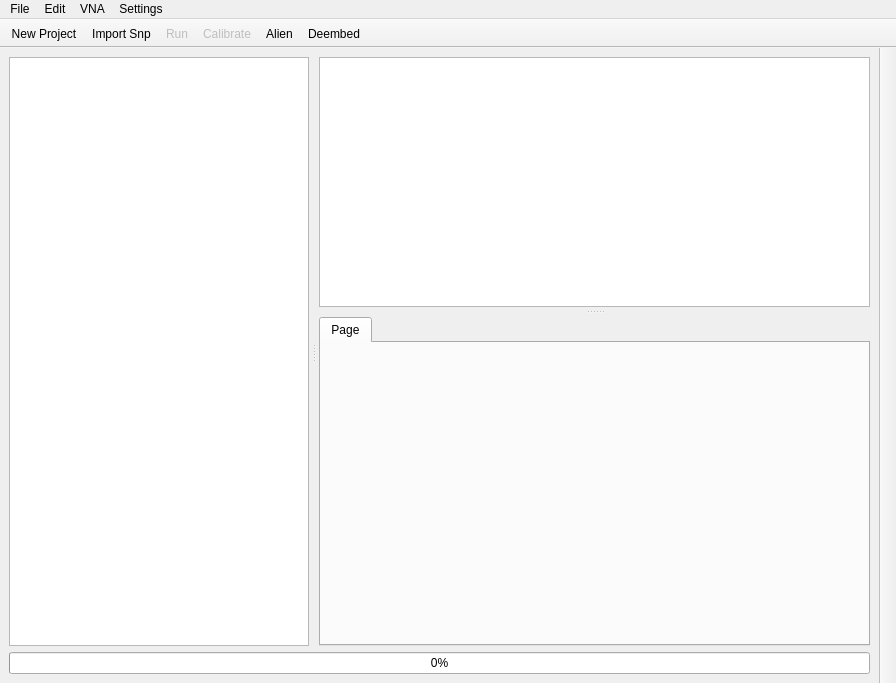
<?xml version="1.0" encoding="UTF-8"?>
<ui version="4.0">
 <class>MainWindow</class>
 <widget class="QMainWindow" name="MainWindow">
  <property name="geometry">
   <rect>
    <x>0</x>
    <y>0</y>
    <width>896</width>
    <height>683</height>
   </rect>
  </property>
  <property name="minimumSize">
   <size>
    <width>896</width>
    <height>683</height>
   </size>
  </property>
  <property name="windowTitle">
   <string>Belden Network Analyzer Software </string>
  </property>
  <property name="windowOpacity">
   <double>42.000000000000000</double>
  </property>
  <property name="unifiedTitleAndToolBarOnMac">
   <bool>false</bool>
  </property>
  <widget class="QWidget" name="centralwidget">
   <layout class="QHBoxLayout" name="horizontalLayout_3">
    <item>
     <layout class="QVBoxLayout" name="verticalLayout_4">
      <item>
       <widget class="QSplitter" name="splitter_2">
        <property name="cursor">
         <cursorShape>ArrowCursor</cursorShape>
        </property>
        <property name="orientation">
         <enum>Qt::Horizontal</enum>
        </property>
        <property name="opaqueResize">
         <bool>true</bool>
        </property>
        <property name="handleWidth">
         <number>10</number>
        </property>
        <property name="childrenCollapsible">
         <bool>false</bool>
        </property>
        <widget class="QTableWidget" name="sampleTable">
         <property name="sizePolicy">
          <sizepolicy hsizetype="Ignored" vsizetype="Expanding">
           <horstretch>1</horstretch>
           <verstretch>0</verstretch>
          </sizepolicy>
         </property>
         <property name="minimumSize">
          <size>
           <width>50</width>
           <height>507</height>
          </size>
         </property>
         <property name="maximumSize">
          <size>
           <width>300</width>
           <height>16777215</height>
          </size>
         </property>
         <property name="alternatingRowColors">
          <bool>true</bool>
         </property>
         <property name="selectionBehavior">
          <enum>QAbstractItemView::SelectRows</enum>
         </property>
         <attribute name="horizontalHeaderVisible">
          <bool>true</bool>
         </attribute>
         <attribute name="verticalHeaderVisible">
          <bool>false</bool>
         </attribute>
        </widget>
        <widget class="QWidget" name="verticalLayoutWidget">
         <layout class="QVBoxLayout" name="verticalLayout_3">
          <item>
           <widget class="QSplitter" name="splitter">
            <property name="cursor">
             <cursorShape>ArrowCursor</cursorShape>
            </property>
            <property name="orientation">
             <enum>Qt::Vertical</enum>
            </property>
            <property name="opaqueResize">
             <bool>true</bool>
            </property>
            <property name="handleWidth">
             <number>10</number>
            </property>
            <property name="childrenCollapsible">
             <bool>false</bool>
            </property>
            <widget class="Canvas" name="graphicsView">
             <property name="sizePolicy">
              <sizepolicy hsizetype="Expanding" vsizetype="Preferred">
               <horstretch>0</horstretch>
               <verstretch>0</verstretch>
              </sizepolicy>
             </property>
             <property name="minimumSize">
              <size>
               <width>0</width>
               <height>250</height>
              </size>
             </property>
             <property name="autoFillBackground">
              <bool>true</bool>
             </property>
            </widget>
            <widget class="QTabWidget" name="param_tabs">
             <property name="sizePolicy">
              <sizepolicy hsizetype="Expanding" vsizetype="Expanding">
               <horstretch>0</horstretch>
               <verstretch>100</verstretch>
              </sizepolicy>
             </property>
             <widget class="QWidget" name="tab">
              <attribute name="title">
               <string>Page</string>
              </attribute>
             </widget>
            </widget>
           </widget>
          </item>
         </layout>
        </widget>
       </widget>
      </item>
      <item>
       <widget class="QProgressBar" name="progressBar">
        <property name="value">
         <number>0</number>
        </property>
        <property name="textVisible">
         <bool>true</bool>
        </property>
       </widget>
      </item>
     </layout>
    </item>
   </layout>
  </widget>
  <widget class="QToolBar" name="toolBar2">
   <property name="windowTitle">
    <string>toolBar</string>
   </property>
   <property name="movable">
    <bool>false</bool>
   </property>
   <attribute name="toolBarArea">
    <enum>RightToolBarArea</enum>
   </attribute>
   <attribute name="toolBarBreak">
    <bool>false</bool>
   </attribute>
  </widget>
  <widget class="QToolBar" name="toolBar">
   <property name="enabled">
    <bool>true</bool>
   </property>
   <property name="font">
    <font>
     <strikeout>false</strikeout>
    </font>
   </property>
   <property name="windowTitle">
    <string>toolBar_2</string>
   </property>
   <property name="movable">
    <bool>false</bool>
   </property>
   <property name="floatable">
    <bool>true</bool>
   </property>
   <attribute name="toolBarArea">
    <enum>TopToolBarArea</enum>
   </attribute>
   <attribute name="toolBarBreak">
    <bool>false</bool>
   </attribute>
   <addaction name="actionNew_Project"/>
   <addaction name="actionToolbar_Import_SnP"/>
   <addaction name="actionRun"/>
   <addaction name="actionCalibrate_2"/>
   <addaction name="actionAlien"/>
   <addaction name="actionDeembed"/>
  </widget>
  <widget class="QMenuBar" name="menuBar">
   <property name="geometry">
    <rect>
     <x>0</x>
     <y>0</y>
     <width>896</width>
     <height>22</height>
    </rect>
   </property>
   <widget class="QMenu" name="menuFile">
    <property name="title">
     <string>File</string>
    </property>
    <addaction name="actionImport_Project"/>
    <addaction name="actionImport_SnP"/>
    <addaction name="separator"/>
    <addaction name="actionSave_Project"/>
    <addaction name="separator"/>
    <addaction name="actionExport_Excel"/>
    <addaction name="actionGenerate_Report"/>
    <addaction name="separator"/>
    <addaction name="actionExit"/>
    <addaction name="separator"/>
   </widget>
   <widget class="QMenu" name="menuEdit">
    <property name="title">
     <string>Edit</string>
    </property>
    <addaction name="actionCut"/>
    <addaction name="actionCopy"/>
    <addaction name="actionPaste"/>
    <addaction name="actionDelete"/>
    <addaction name="separator"/>
    <addaction name="actionUndo"/>
    <addaction name="actionRedo"/>
    <addaction name="separator"/>
    <addaction name="actionSelect_All"/>
    <addaction name="separator"/>
    <addaction name="actionFind"/>
   </widget>
   <widget class="QMenu" name="menuSettings">
    <property name="title">
     <string>Settings</string>
    </property>
    <addaction name="actionConfigure_Test"/>
    <addaction name="actionConfigure_Reports"/>
    <addaction name="separator"/>
    <addaction name="actionTest"/>
   </widget>
   <widget class="QMenu" name="menuVNA">
    <property name="title">
     <string>VNA</string>
    </property>
    <addaction name="actionConnect"/>
    <addaction name="actionDisconnect"/>
    <addaction name="separator"/>
    <addaction name="actionMeasure"/>
    <addaction name="actionCalibrate"/>
    <addaction name="separator"/>
    <addaction name="actionWho_am_I"/>
   </widget>
   <addaction name="menuFile"/>
   <addaction name="menuEdit"/>
   <addaction name="menuVNA"/>
   <addaction name="menuSettings"/>
  </widget>
  <action name="actionImport_SnP">
   <property name="text">
    <string>Import SnP</string>
   </property>
  </action>
  <action name="actionImport_Project">
   <property name="checkable">
    <bool>false</bool>
   </property>
   <property name="checked">
    <bool>false</bool>
   </property>
   <property name="text">
    <string>Import Project</string>
   </property>
  </action>
  <action name="actionSave_Project">
   <property name="text">
    <string>Save Project</string>
   </property>
  </action>
  <action name="actionExport_Excel">
   <property name="text">
    <string>Export Excel</string>
   </property>
  </action>
  <action name="actionGenerate_Report">
   <property name="text">
    <string>Generate Report</string>
   </property>
  </action>
  <action name="actionExit">
   <property name="text">
    <string>Exit</string>
   </property>
  </action>
  <action name="actionCut">
   <property name="text">
    <string>Cut</string>
   </property>
  </action>
  <action name="actionCopy">
   <property name="text">
    <string>Copy</string>
   </property>
  </action>
  <action name="actionPaste">
   <property name="text">
    <string>Paste</string>
   </property>
  </action>
  <action name="actionDelete">
   <property name="text">
    <string>Delete</string>
   </property>
  </action>
  <action name="actionUndo">
   <property name="text">
    <string>Undo</string>
   </property>
  </action>
  <action name="actionRedo">
   <property name="text">
    <string>Redo</string>
   </property>
  </action>
  <action name="actionFind">
   <property name="text">
    <string>Find</string>
   </property>
  </action>
  <action name="actionSelect_All">
   <property name="text">
    <string>Select All</string>
   </property>
  </action>
  <action name="actionConfigure_Test">
   <property name="text">
    <string>Configure Test</string>
   </property>
  </action>
  <action name="actionConnect_to_VNA">
   <property name="text">
    <string>Connect</string>
   </property>
  </action>
  <action name="actionConfigure_Reports">
   <property name="text">
    <string>Configure Reports</string>
   </property>
  </action>
  <action name="actionAbout">
   <property name="text">
    <string>About</string>
   </property>
  </action>
  <action name="actionTest">
   <property name="text">
    <string>Test</string>
   </property>
  </action>
  <action name="actionToolbar_Import_SnP">
   <property name="checkable">
    <bool>false</bool>
   </property>
   <property name="icon">
    <iconset resource="../images.qrc">
     <normaloff>:/Pictures/Icons/ImportFIle2.png</normaloff>:/Pictures/Icons/ImportFIle2.png</iconset>
   </property>
   <property name="text">
    <string>Import Snp</string>
   </property>
   <property name="toolTip">
    <string>Import SnP file</string>
   </property>
  </action>
  <action name="actionNew_Project">
   <property name="checkable">
    <bool>false</bool>
   </property>
   <property name="icon">
    <iconset resource="../images.qrc">
     <normaloff>:/Pictures/Icons/newProject.png</normaloff>:/Pictures/Icons/newProject.png</iconset>
   </property>
   <property name="text">
    <string>New Project</string>
   </property>
   <property name="toolTip">
    <string>Create New Project</string>
   </property>
  </action>
  <action name="actionConnect">
   <property name="text">
    <string>Connect</string>
   </property>
  </action>
  <action name="actionWho_am_I">
   <property name="enabled">
    <bool>false</bool>
   </property>
   <property name="text">
    <string>Who am I ?</string>
   </property>
  </action>
  <action name="actionMeasure">
   <property name="enabled">
    <bool>false</bool>
   </property>
   <property name="text">
    <string>Measure</string>
   </property>
  </action>
  <action name="actionCalibrate">
   <property name="enabled">
    <bool>false</bool>
   </property>
   <property name="text">
    <string>Calibrate</string>
   </property>
  </action>
  <action name="actionDisconnect">
   <property name="enabled">
    <bool>false</bool>
   </property>
   <property name="text">
    <string>Disconnect</string>
   </property>
  </action>
  <action name="actionRun">
   <property name="enabled">
    <bool>false</bool>
   </property>
   <property name="icon">
    <iconset resource="../images.qrc">
     <normaloff>:/Pictures/Icons/Run.png</normaloff>
     <disabledoff>:/Pictures/Icons/Run_disabled.png</disabledoff>
     <disabledon>:/Pictures/Icons/Run_disabled.png</disabledon>:/Pictures/Icons/Run.png</iconset>
   </property>
   <property name="text">
    <string>Run</string>
   </property>
  </action>
  <action name="actionCalibrate_2">
   <property name="enabled">
    <bool>false</bool>
   </property>
   <property name="icon">
    <iconset resource="../images.qrc">
     <normaloff>:/Pictures/Icons/calibrate.png</normaloff>
     <disabledoff>:/Pictures/Icons/calibrate_disabled.png</disabledoff>
     <disabledon>:/Pictures/Icons/calibrate_disabled.png</disabledon>:/Pictures/Icons/calibrate.png</iconset>
   </property>
   <property name="text">
    <string>Calibrate</string>
   </property>
  </action>
  <action name="actionAlien">
   <property name="icon">
    <iconset resource="../images.qrc">
     <normaloff>:/Pictures/Icons/alien.png</normaloff>:/Pictures/Icons/alien.png</iconset>
   </property>
   <property name="text">
    <string>Alien</string>
   </property>
   <property name="toolTip">
    <string>Alien</string>
   </property>
  </action>
  <action name="actionDeembed">
   <property name="icon">
    <iconset resource="../images.qrc">
     <normaloff>:/Pictures/Icons/deembed.png</normaloff>:/Pictures/Icons/deembed.png</iconset>
   </property>
   <property name="text">
    <string>Deembed</string>
   </property>
   <property name="toolTip">
    <string>Deembed</string>
   </property>
  </action>
 </widget>
 <customwidgets>
  <customwidget>
   <class>Canvas</class>
   <extends>QGraphicsView</extends>
   <header>canvas.h</header>
  </customwidget>
 </customwidgets>
 <resources>
  <include location="../images.qrc"/>
 </resources>
 <connections>
  <connection>
   <sender>actionToolbar_Import_SnP</sender>
   <signal>triggered()</signal>
   <receiver>MainWindow</receiver>
   <slot>importSnp()</slot>
   <hints>
    <hint type="sourcelabel">
     <x>-1</x>
     <y>-1</y>
    </hint>
    <hint type="destinationlabel">
     <x>447</x>
     <y>341</y>
    </hint>
   </hints>
  </connection>
  <connection>
   <sender>actionNew_Project</sender>
   <signal>triggered()</signal>
   <receiver>MainWindow</receiver>
   <slot>newProject()</slot>
   <hints>
    <hint type="sourcelabel">
     <x>-1</x>
     <y>-1</y>
    </hint>
    <hint type="destinationlabel">
     <x>447</x>
     <y>341</y>
    </hint>
   </hints>
  </connection>
  <connection>
   <sender>sampleTable</sender>
   <signal>itemSelectionChanged()</signal>
   <receiver>MainWindow</receiver>
   <slot>setActiveSample()</slot>
   <hints>
    <hint type="sourcelabel">
     <x>162</x>
     <y>357</y>
    </hint>
    <hint type="destinationlabel">
     <x>447</x>
     <y>341</y>
    </hint>
   </hints>
  </connection>
  <connection>
   <sender>actionRun</sender>
   <signal>triggered()</signal>
   <receiver>MainWindow</receiver>
   <slot>aquire()</slot>
   <hints>
    <hint type="sourcelabel">
     <x>-1</x>
     <y>-1</y>
    </hint>
    <hint type="destinationlabel">
     <x>447</x>
     <y>341</y>
    </hint>
   </hints>
  </connection>
  <connection>
   <sender>actionImport_SnP</sender>
   <signal>triggered()</signal>
   <receiver>MainWindow</receiver>
   <slot>importSnp()</slot>
   <hints>
    <hint type="sourcelabel">
     <x>-1</x>
     <y>-1</y>
    </hint>
    <hint type="destinationlabel">
     <x>447</x>
     <y>341</y>
    </hint>
   </hints>
  </connection>
  <connection>
   <sender>actionConnect</sender>
   <signal>triggered()</signal>
   <receiver>MainWindow</receiver>
   <slot>connect()</slot>
   <hints>
    <hint type="sourcelabel">
     <x>-1</x>
     <y>-1</y>
    </hint>
    <hint type="destinationlabel">
     <x>447</x>
     <y>341</y>
    </hint>
   </hints>
  </connection>
  <connection>
   <sender>actionWho_am_I</sender>
   <signal>triggered()</signal>
   <receiver>MainWindow</receiver>
   <slot>whoAmI()</slot>
   <hints>
    <hint type="sourcelabel">
     <x>-1</x>
     <y>-1</y>
    </hint>
    <hint type="destinationlabel">
     <x>447</x>
     <y>341</y>
    </hint>
   </hints>
  </connection>
  <connection>
   <sender>actionMeasure</sender>
   <signal>triggered()</signal>
   <receiver>MainWindow</receiver>
   <slot>aquire()</slot>
   <hints>
    <hint type="sourcelabel">
     <x>-1</x>
     <y>-1</y>
    </hint>
    <hint type="destinationlabel">
     <x>447</x>
     <y>341</y>
    </hint>
   </hints>
  </connection>
  <connection>
   <sender>actionCalibrate_2</sender>
   <signal>triggered()</signal>
   <receiver>MainWindow</receiver>
   <slot>calibrate()</slot>
   <hints>
    <hint type="sourcelabel">
     <x>-1</x>
     <y>-1</y>
    </hint>
    <hint type="destinationlabel">
     <x>447</x>
     <y>341</y>
    </hint>
   </hints>
  </connection>
  <connection>
   <sender>actionDisconnect</sender>
   <signal>triggered()</signal>
   <receiver>MainWindow</receiver>
   <slot>disconnect()</slot>
   <hints>
    <hint type="sourcelabel">
     <x>-1</x>
     <y>-1</y>
    </hint>
    <hint type="destinationlabel">
     <x>447</x>
     <y>341</y>
    </hint>
   </hints>
  </connection>
  <connection>
   <sender>actionAlien</sender>
   <signal>triggered()</signal>
   <receiver>MainWindow</receiver>
   <slot>newAlien()</slot>
   <hints>
    <hint type="sourcelabel">
     <x>-1</x>
     <y>-1</y>
    </hint>
    <hint type="destinationlabel">
     <x>447</x>
     <y>341</y>
    </hint>
   </hints>
  </connection>
  <connection>
   <sender>actionDeembed</sender>
   <signal>triggered()</signal>
   <receiver>MainWindow</receiver>
   <slot>newDeembed()</slot>
   <hints>
    <hint type="sourcelabel">
     <x>-1</x>
     <y>-1</y>
    </hint>
    <hint type="destinationlabel">
     <x>447</x>
     <y>341</y>
    </hint>
   </hints>
  </connection>
  <connection>
   <sender>param_tabs</sender>
   <signal>currentChanged(int)</signal>
   <receiver>MainWindow</receiver>
   <slot>tabChange()</slot>
   <hints>
    <hint type="sourcelabel">
     <x>596</x>
     <y>490</y>
    </hint>
    <hint type="destinationlabel">
     <x>447</x>
     <y>341</y>
    </hint>
   </hints>
  </connection>
 </connections>
 <slots>
  <slot>importSnp()</slot>
  <slot>newProject()</slot>
  <slot>setActiveSample()</slot>
  <slot>tabChange()</slot>
  <slot>connect()</slot>
  <slot>aquire()</slot>
  <slot>calibrate()</slot>
  <slot>disconnect()</slot>
  <slot>whoAmI()</slot>
  <slot>newAlien()</slot>
  <slot>newDeembed()</slot>
 </slots>
</ui>
